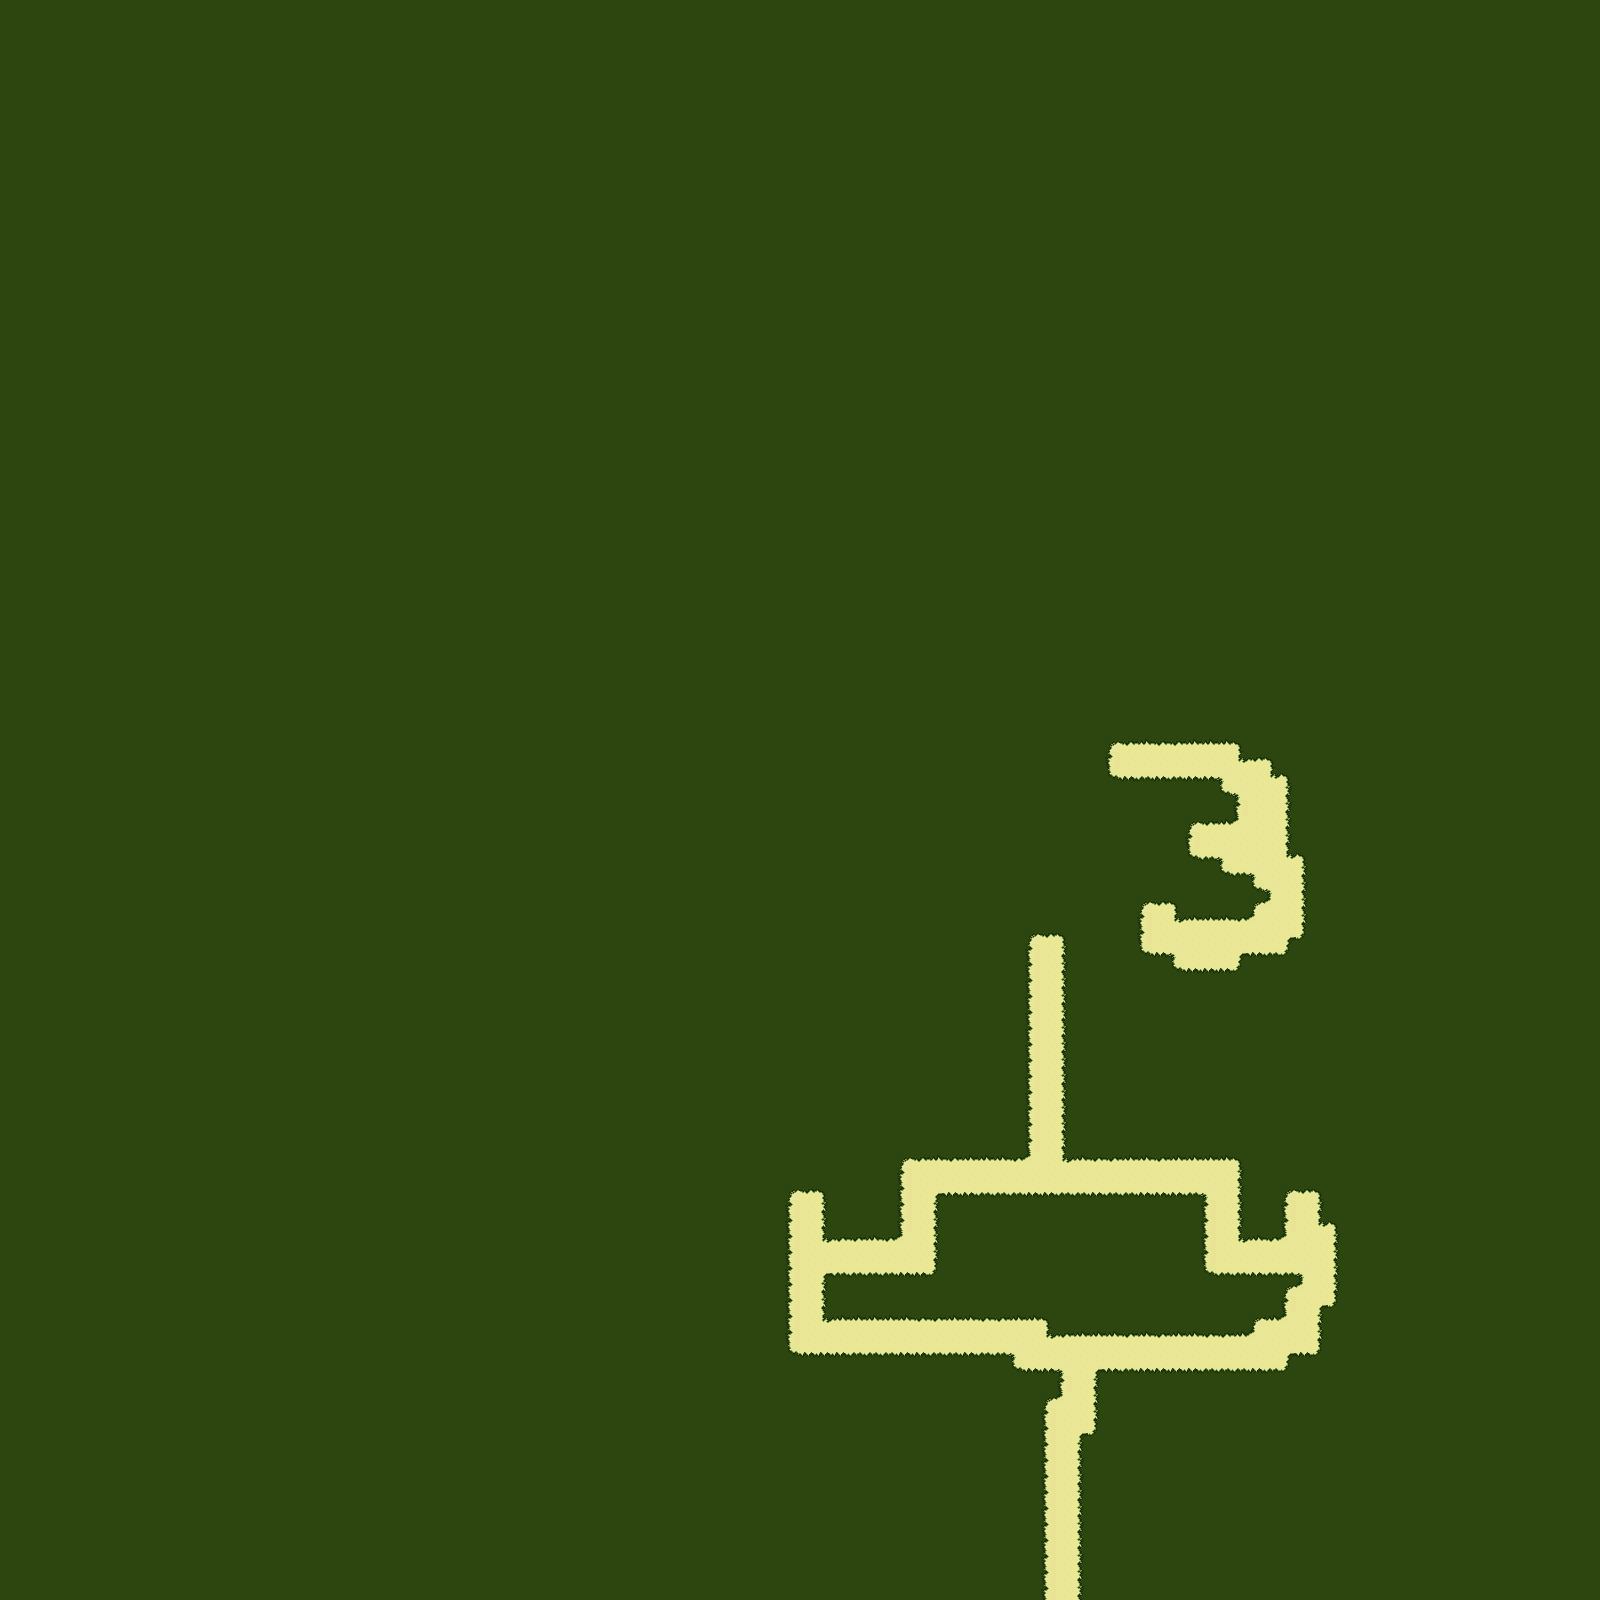

A level layout from a 2D game, rendered from its tile map. Below: a short description, then the map file with tile-grid data replaced by summaries:
An orthogonal 100x100 tile map with 16x16 px tiles, 1 tile layer (Base Layer) and 7 objects (Exit, Entrance, Spawn1, Spawn2, Spawn3, ...).

<map version="1.5" tiledversion="1.6.0" orientation="orthogonal" renderorder="right-down" width="100" height="100" tilewidth="16" tileheight="16" infinite="0" nextlayerid="4" nextobjectid="14">
 <properties>
  <property name="Building" type="bool" value="true" />
  <property name="MapType" value="Town" />
 </properties>
 <tileset firstgid="1" source="../Tilesets/tilesetManorGrounds.tsx" />
 <layer id="1" name="Base Layer" width="100" height="100">
  <data>[10000 cells, 10000 non-empty, 18 distinct tile ids]</data>
 </layer>
 <objectgroup id="2" name="Travel Layer">
  <object id="1" name="Exit" x="1030" y="1585.5" width="69" height="13">
   <properties>
    <property name="Map" value="mapTown" />
   </properties>
  </object>
  <object id="2" name="Entrance" x="1058.58" y="1557.17" width="9" height="7.5">
   <properties>
    <property name="Map" value="mapTown" />
   </properties>
  </object>
 </objectgroup>
 <objectgroup id="3" name="Building Layer">
  <object id="4" name="Spawn1" x="802.667" y="1202.67" width="8.3333" height="13.3333" />
  <object id="5" name="Spawn2" x="1045.33" y="947.667" width="6.3333" height="12.6667" />
  <object id="6" name="Spawn3" x="1298.67" y="1202.85" width="9.33333" height="11.6364" />
  <object id="9" name="BuildingChest" x="1075.5" y="1317" width="8.5" height="7" />
  <object id="11" name="Pantry" x="1014.25" y="1200.25" width="63.5" height="63.5" />
 </objectgroup>
</map>
